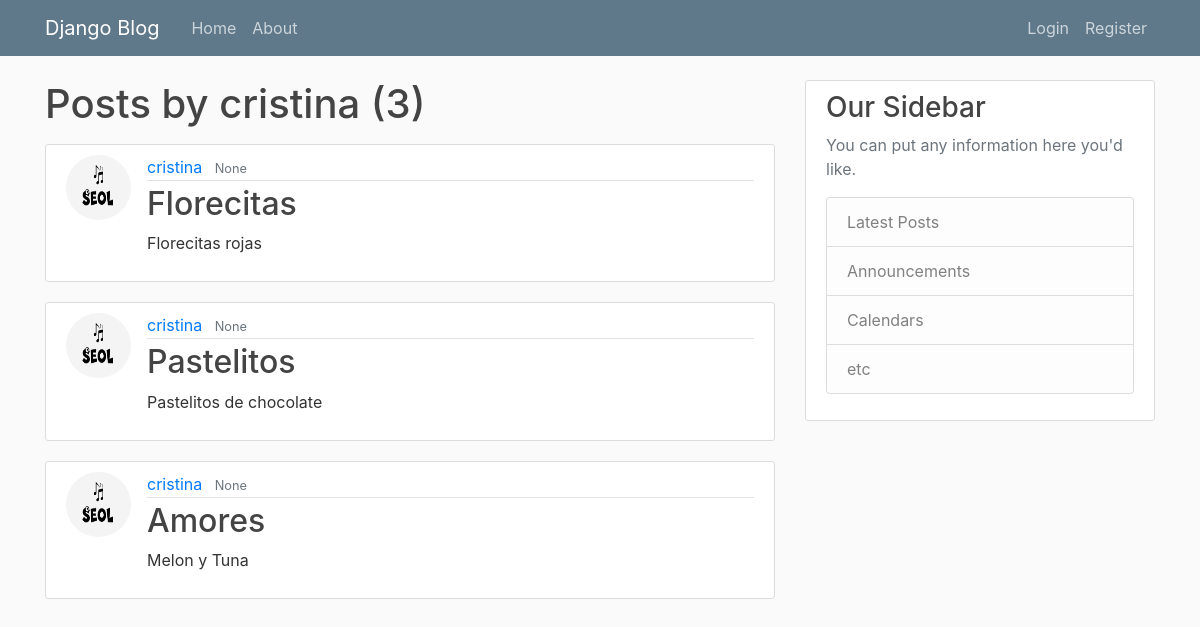
The app's page /user/cristina, older data.
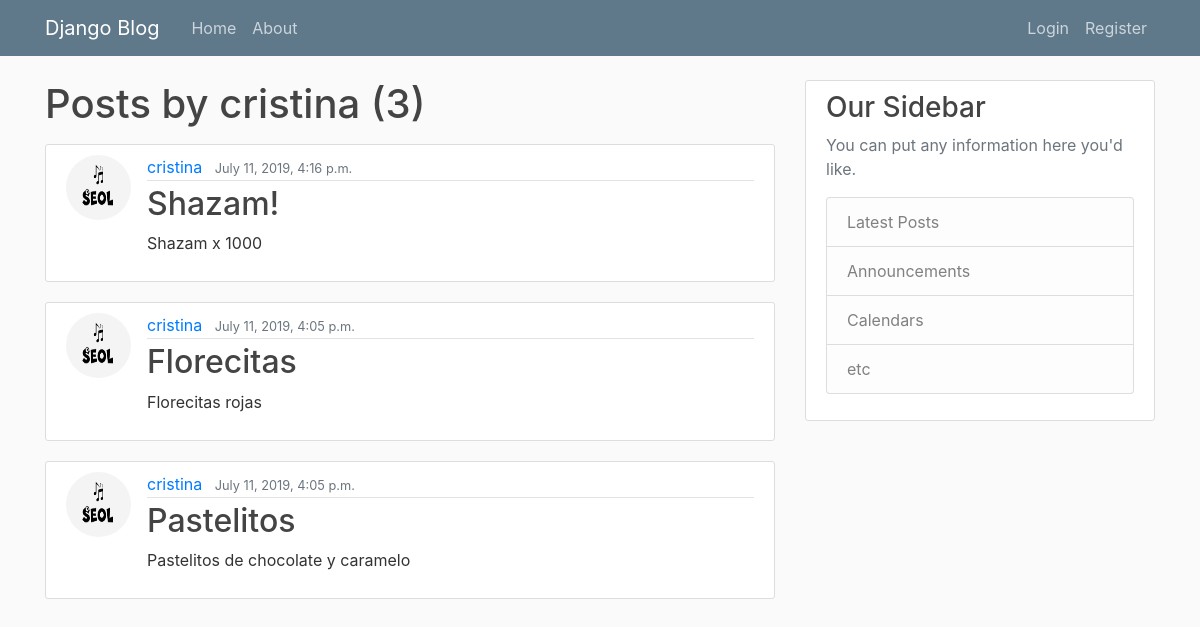
The same page, newer data.
### blog/models.py (models this page shows, shortened)
class Post(models.Model):
    titulo = models.CharField(max_length=100)
    contenido = models.TextField()
    fecha = models.DateTimeField(auto_now_add=True)
    autor = models.ForeignKey(User, on_delete=models.CASCADE)

### users/models.py (models this page shows, shortened)
class Profile(models.Model):
    user = models.OneToOneField(User, on_delete=models.CASCADE)
    image = models.ImageField(default='default.jpg', upload_to='profile_pics')

### blog/views.py (the view)
# urls.py: path('user/<str:username>', UserPostListView.as_view(), name='user-posts'),
class UserPostListView(ListView):
    model = Post
    template_name = 'blog/user_posts.html'
    context_object_name = 'posts'
    ordering = ['-fecha']
    paginate_by = 3
    def get_queryset(self):
        user = get_object_or_404(User, username=self.kwargs.get('username'))
        return Post.objects.filter(autor=user).order_by('-fecha')

### blog/templates/blog/user_posts.html (shortened to what this page needs)
{% extends "blog/base.html" %}
{% block content %}
<h1 class="mb-3">Posts by {{ view.kwargs.username }} ({{ page_obj.paginator.count }})</h1>
    {% for post in posts %}
        <article class="media content-section">
            <img class="rounded-circle article-img" src="{{ post.autor.profile.image.url }}">
            <div class="media-body">
                <div class="article-metadata">
                    <a class="mr-2" href="{% url 'user-posts' post.autor.username %}">{{ post.autor }}</a>
                    <small class="text-muted">{{ post.fecha }}</small>
                </div>
                <h2><a class="article-title" href="{% url 'post-detail' post.id %}">{{ post.titulo }}</a></h2>
                <p class="article-content">{{ post.contenido }}</p>
            </div>
        </article>
    {% endfor %}
{% endblock content %}

Row changes from the older to the newer data that the page shows:
removed Post: autor.profile.image (picture), autor "cristina", fecha "None", titulo "Florecitas", contenido "Florecitas rojas"
removed Post: autor.profile.image (picture), autor "cristina", fecha "None", titulo "Pastelitos", contenido "Pastelitos de chocolate"
removed Post: autor.profile.image (picture), autor "cristina", fecha "None", titulo "Amores", contenido "Melon y Tuna"
added Post: autor.profile.image (picture), autor "cristina", fecha "July 11, 2019, 4:16 p.m.", titulo "Shazam!", contenido "Shazam x 1000"
added Post: autor.profile.image (picture), autor "cristina", fecha "July 11, 2019, 4:05 p.m.", titulo "Florecitas", contenido "Florecitas rojas"
added Post: autor.profile.image (picture), autor "cristina", fecha "July 11, 2019, 4:05 p.m.", titulo "Pastelitos", contenido "Pastelitos de chocolate y caramelo"
